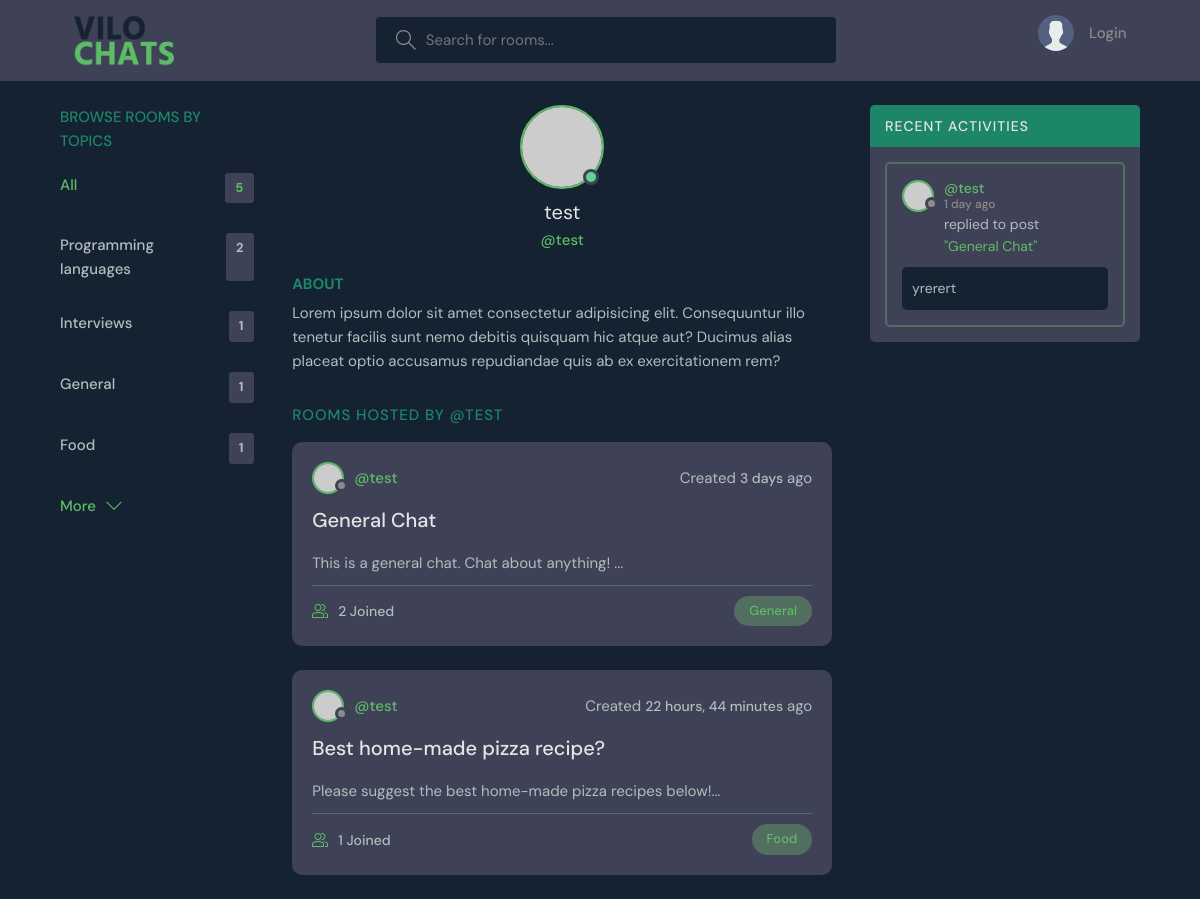
The app's page /profile/2/ with its own data.
### base/models.py (models this page shows, shortened)
class Topic(models.Model):
    name = models.CharField(max_length=200)

class Room(models.Model):
    host = models.ForeignKey(User, on_delete=models.SET_NULL, null=True)
    topic = models.ForeignKey(Topic, on_delete=models.SET_NULL, null=True)
    name = models.CharField(max_length=200)
    description = models.TextField(null=True, blank=True)
    participants = models.ManyToManyField(User, related_name='participants', blank=True)
    updated = models.DateTimeField(auto_now=True)
    created = models.DateTimeField(auto_now_add=True)
    class Meta:
        ordering = ['-updated', '-created']
    def __str__(self):
        return self.name

class Message(models.Model):
    user = models.ForeignKey(User, on_delete=models.CASCADE)
    room = models.ForeignKey(Room, on_delete=models.CASCADE)
    body = models.TextField()
    updated = models.DateTimeField(auto_now=True)
    created = models.DateTimeField(auto_now_add=True)
    class Meta:
        ordering = ['-updated', '-created']
    def __str__(self):
        return self.body[0:50]

### base/views.py (the view)
# urls.py: path('profile/<str:pk>/', views.userProfile, name="user-profile"),
def userProfile(request, pk):
    user = User.objects.get(id=pk)
    rooms = user.room_set.all()
    room_messages = user.message_set.all()
    topics = Topic.objects.all()[:4]
    all_rooms_count = Room.objects.all().count()
    context = {'user': user, 'rooms': rooms, 'room_messages': room_messages, 'topics': topics, 'all_rooms': all_rooms_count }
    return render(request, 'base/profile.html', context)

### base/templates/base/profile.html (shortened to what this page needs)
{% extends 'main.html' %} {% block content %}
<main class="profile-page layout layout--3">
  <div class="container">
    {% include 'base/topics_component.html' %}
    <div class="roomList">
      <div class="profile">
        <div class="profile__avatar">
          <div class="avatar avatar--large active">
            <img src="https://randomuser.me/api/portraits/men/11.jpg" />
          </div>
        </div>
        <div class="profile__info">
          <h3>{{ user.username }}</h3>
          <p>@{{ user.username }}</p>
        </div>
        <div class="profile__about">
          <h3>About</h3>
          <p>
            Lorem ipsum dolor sit amet consectetur adipisicing elit. Consequuntur illo tenetur
            facilis sunt nemo debitis quisquam hic atque aut? Ducimus alias placeat optio
            accusamus repudiandae quis ab ex exercitationem rem?
          </p>
        </div>
      </div>
      <div class="roomList__header">
        <div>
          <h2>Rooms Hosted by @{{ user.username }}</a>
          </h2>
        </div>
      </div>
      {% include 'base/feed_component.html' %}
    </div>
    {% include 'base/activity_component.html' %}
  </div>
</main>
{% endblock content %}

### base/templates/base/topics_component.html
<div class="topics">
  <div class="topics__header">
    <h2>Browse Rooms by Topics</h2>
  </div>
  <ul class="topics__list">
    <li>
      <a href="{% url 'home' %}" class="active">
        All <span>{{all_rooms}}</span>
      </a>
    </li>
    {% for topic in topics %}
    <li>
      <a href="{% url 'home' %}?q={{topic.name}}">
        {{topic.name}} <span>{{topic.room_set.all.count}}</span>
      </a>
    </li>
    {% endfor %}
  </ul>
  <a class="btn btn--link" href="topics.html">
    More
    <svg
      version="1.1"
      xmlns="http://www.w3.org/2000/svg"
      width="32"
      height="32"
      viewBox="0 0 32 32"
    >
      <path d="M16 21l-13-13h-3l16 16 16-16h-3l-13 13z"></path>
    </svg>
  </a>
</div>

### base/templates/base/feed_component.html (shortened to what this page needs)
{% for room in rooms %}
<div class="roomListRoom">
  <div class="roomListRoom__header">
    <a
      href="{% url 'user-profile' room.host.id %}"
      class="roomListRoom__author"
    >
      <div class="avatar avatar--small">
        <img src="https://randomuser.me/api/portraits/women/11.jpg" />
      </div>
      <span>@{{ room.host.username }}</span>
    </a>
    <div class="roomListRoom__actions">
      <p>Created <span>{{ room.created|timesince }}</span> ago</p>
    </div>
  </div>
  <div class="roomListRoom__content">
    <a href="{% url 'room' room.id %}">{{ room.name }}</a>
    <p>{{ room.description|slice:"200" }}...</p>
  </div>
  <div class="roomListRoom__meta">
    <a href="{% url 'room' room.id %}" class="roomListRoom__joined">
      {{room.participants.count}} Joined
    </a>
    <a href="{% url 'home' %}?q={{room.topic.name}}">
      <p class="roomListRoom__topic">{{room.topic.name}}</p>
    </a>
  </div>
</div>
{% endfor %}

### base/templates/base/activity_component.html (shortened to what this page needs)
<div class="activities">
  <div class="activities__header">
    <h2>Recent Activities</h2>
  </div>
  {% for message in room_messages %}
  <div class="activities__box">
    <div class="activities__boxHeader roomListRoom__header">
      <a
        href="{% url 'user-profile' message.user.id %}"
        class="roomListRoom__author"
      >
        <div class="avatar avatar--small">
          <img src="https://randomuser.me/api/portraits/women/11.jpg" />
        </div>
        <p>
          @{{ message.user }} <span>{{ message.created|timesince }} ago</span>
        </p>
      </a>
    </div>
    <div class="activities__boxContent">
      <p>
        replied to post
        <a href="{% url 'room' message.room.id %}"> "{{ message.room }}"</a>
      </p>
      <div class="activities__boxRoomContent">{{ message }}</div>
    </div>
  </div>
  {% endfor %}
</div>

### records on screen
Topic: name "Programming languages", room_set.all.count "2"
Topic: name "Interviews", room_set.all.count "1"
Topic: name "General", room_set.all.count "1"
Topic: name "Food", room_set.all.count "1"
Room: host.username "test", created "3 days", name "General Chat", description "This is a general chat. Chat about anything!", participants.count "2", topic.name "General"
Room: host.username "test", created "22 hours, 44 minutes", name "Best home-made pizza recipe?", description "Please suggest the best home-made pizza recipes below!", participants.count "1", topic.name "Food"
Message: user "test", created "1 day", room "General Chat", body "yrerert"

### other values on screen
{{ all_rooms }} "5"
{{ user.username }} "test"
{{ user.username }} "TEST"
